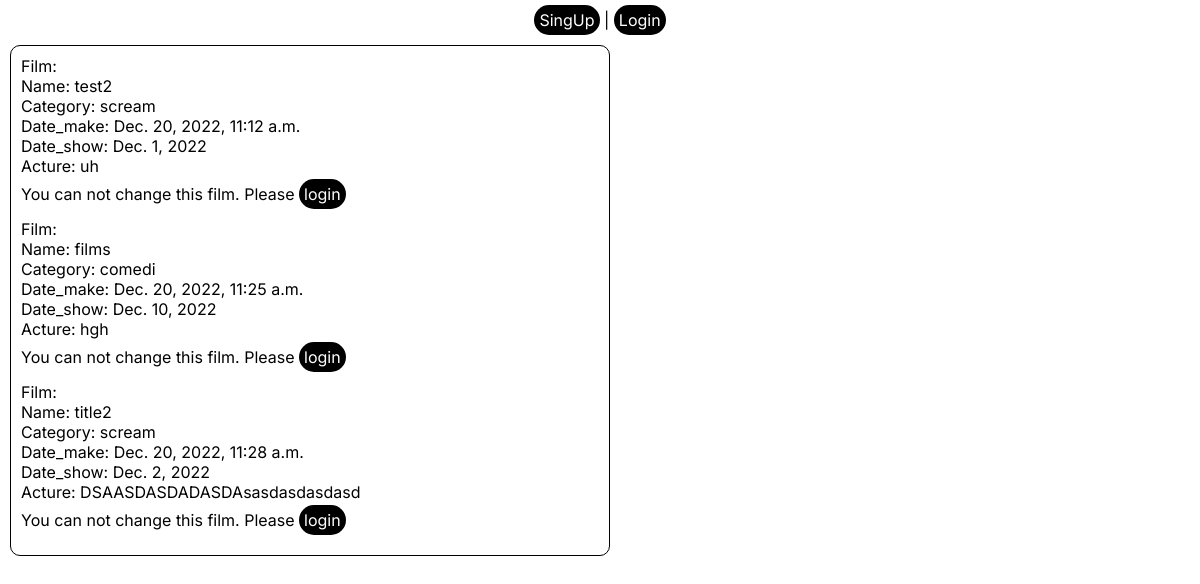
Before: / with the older database file.
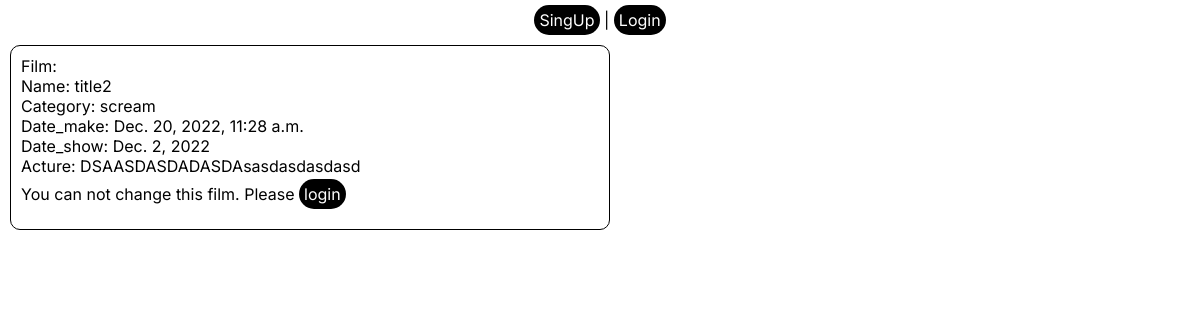
After: the same page with the newer database file.
### films/models.py (models this page shows)
class Films(models.Model):
    category = models.ManyToManyField('Category', verbose_name="Category", null=True, blank=True)
    name = models.CharField(max_length=255)
    date_made = models.DateTimeField(default=datetime.now, blank=True)
    acteru = models.TextField()
    date_show = models.DateField()

class Category(models.Model):
    name = models.CharField(max_length=255)

### films/views.py (the view)
# urls.py: path('', index, name='home'),
def index(request):
    create_Category()
    return render(request, 'films/index.html', {'films': Films.objects.all()})

### films/views.py (called while the page is built)
def create_Category():
    if Category.objects.all().count() == 0:
        Category.objects.create(name='fanastic')
        Category.objects.create(name='comedi')
        Category.objects.create(name='scream')
        Category.objects.create(name='ekesh')

### films/templates/films/index.html (shortened to what this page needs)
{% extends 'films/shablonu.html' %}
{% block content %}
    <Nav class="Index_Nav">
        <div>
            {% if request.user.is_authenticated %}
                <a href="{% url 'Form' %}">Make film</a> | <a href="{% url 'Logout' %}">Logout</a>
            {% else %}
            <a href="{% url 'SingUp' %}">SingUp</a> | <a href="{% url 'Login' %}">Login</a>
            {% endif %}
        </div>
    </Nav>
    {% if  films.count > 0 %}
        <div class="index_block_flex">
            {% for film in films %}
                <div class="index_margin">
                    <p>Film:</p>
                    <p>Name: {{film.name}}</p>
                    <span>Category: </span>
                    {% for i in film.category.all %}
                        {% if i == film.category.last %}
                            <span class=""> {{i.name}}</span>
                        {% else %}
                            <span> {{i.name}},</span>
                        {% endif %}
                    {% endfor %}
                    <br>
                    <p>Date_make: {{film.date_made}}</p>
                    <p>Date_show: {{film.date_show}}</p>
                    <p>Acture: {{film.acteru}}</p>
                    <div class="btn">
                    {% if request.user.is_authenticated %}
                        <a href="edit/{{film.id}}">Edit</a> | <a href="delete/{{film.id}}">Delete</a>
                    {% else %}
                        <p>You can not change this film. Please <a href="{% url 'Login' %}">login</a></p>
                    {% endif %}
                </div>
                </div>
            {% endfor %}
        </div>
    {% endif %}
{% endblock %}

### films/templates/films/shablonu.html (shortened to what this page needs)
{% load static %}
<!DOCTYPE html>
<html lang="en">
<head>
    <link rel="stylesheet" href="{% static 'css/style.css' %}">
</head>
<body>
  {% block content %}
  {% endblock %}
</body>
</html>

### films/static/css/style.css (style rules this page uses)
* { padding: 0; margin: 0; box-sizing: border-box; font-family: 'Inter', sans-serif; }
body { padding: 10px; }
.Index_Nav { display: flex; justify-content: space-around; margin-bottom: 15px; }
a, button { background-color: black; border: 0; border-radius: 100px; color: white; padding: 5px; text-decoration: none; }
.index_margin { margin-bottom: 15px; }
.index_block_flex { padding: 10px; border: 1px solid black; max-width: 600px; border-radius: 10px; }
.btn { margin-top: 8px; }

Changed rows visible on the page:
removed Films: name "test2", date_made "Dec. 20, 2022, 11:12 a.m.", date_show "Dec. 1, 2022", acteru "uh", Category (name "scream")
removed Films: name "films", date_made "Dec. 20, 2022, 11:25 a.m.", date_show "Dec. 10, 2022", acteru "hgh"
no longer on this page (row unchanged): Category: name "comedi", shown under "films"
